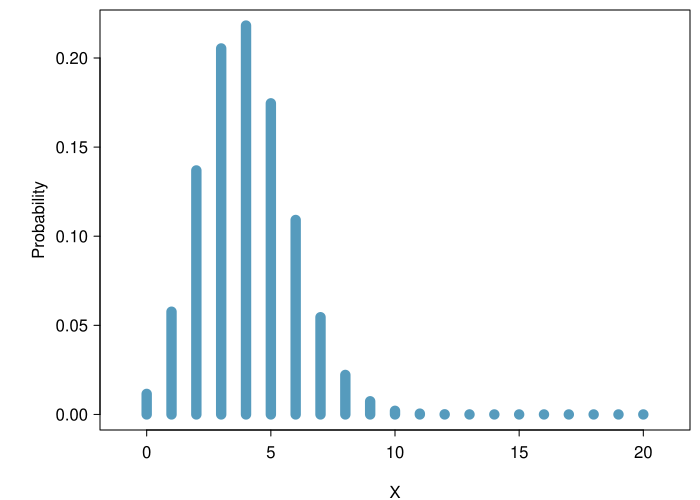

Reproduce this figure in R.
n = 20
p = 0.2
plot( seq(0,n), dbinom( seq(0,n), n, p), type='h', lwd=10,
      xlim=c(-1,n+1), xlab='X', ylab='Probability')


library(openintro)
data(COL)

myPDF("distRespClinStudy.pdf",
      7,
      5,
      mar = c(3.5, 5, 0.5, 0.5),
      mgp = c(2.6, .6, 0))
plot(seq(0,n), dbinom( seq(0,n), n, p), type='h', lwd=10,
      xlim=c(-1, n+1), xlab='X', ylab='Probability', col=COL[1])

dev.off()
